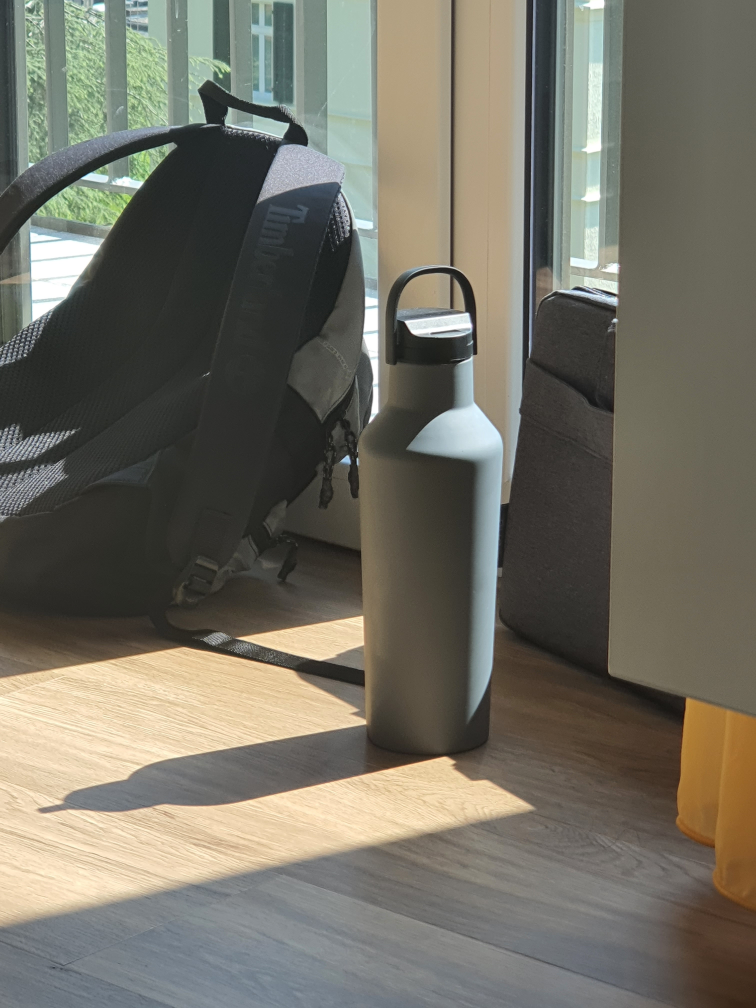
#> input picture codes/test.jpg, 3024 x 4032 px (shown at 1/4 size)
$ python cv_unsharp_mask.py
#> lines starting #> are read from the running program, lines starting #| are printed output that depends on the picture
import cv2 as cv
import numpy as np
from scipy import ndimage

# Read
img = cv.imread("test.jpg")
#> img is the input picture: shape (4032, 3024, 3); mean B, G, R 100.4, 112, 114.8
img = cv.resize(img, (img.shape[1] // 4, img.shape[0] // 4))
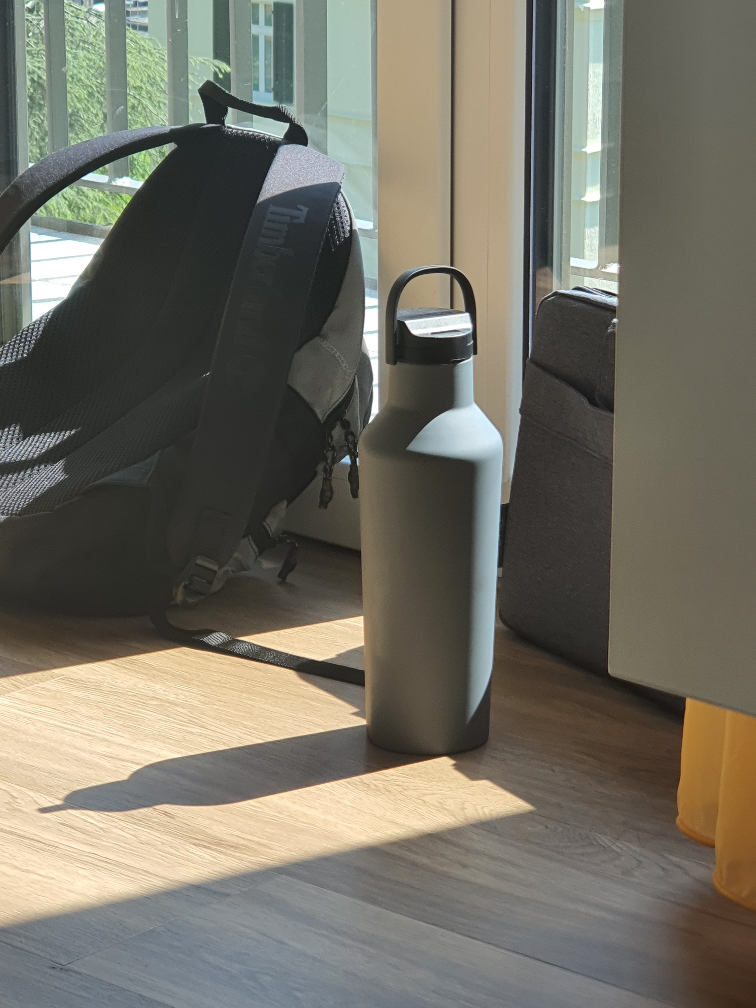
#> img: shape (1008, 756, 3); mean B, G, R 100.5, 112.1, 114.9

img = img[500:-100, :400]
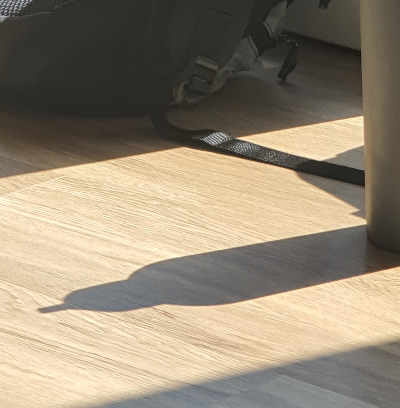
#> img: shape (408, 400, 3); mean B, G, R 116.9, 136.3, 148.6

blurred = cv.GaussianBlur(img, (53, 53), sigmaX=7)
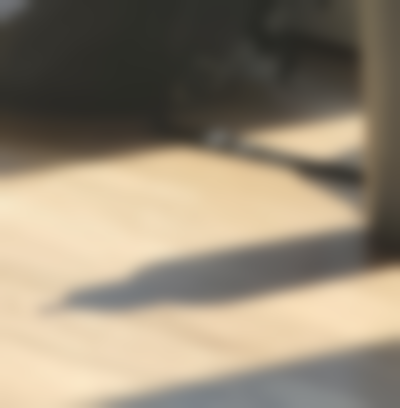
#> blurred: shape (408, 400, 3); mean B, G, R 116.9, 136.3, 148.6
difference = cv.subtract(img, blurred)
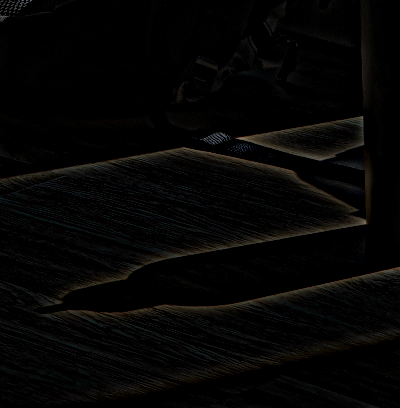
#> difference: shape (408, 400, 3); mean B, G, R 4.2, 4.9, 5.2
sharpened = cv.add(img, difference)
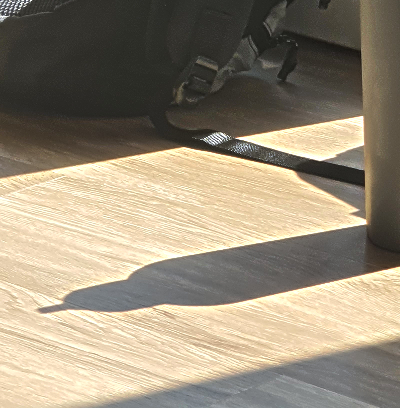
#> sharpened: shape (408, 400, 3); mean B, G, R 121.1, 140.6, 151.5

cv.imwrite('../img/original_mask.jpg', img)
cv.imwrite('../img/unsharp_mask.jpg', blurred)
cv.imwrite('../img/difference_unsharp.jpg', difference)
cv.imwrite('../img/sharpened.jpg', sharpened)
